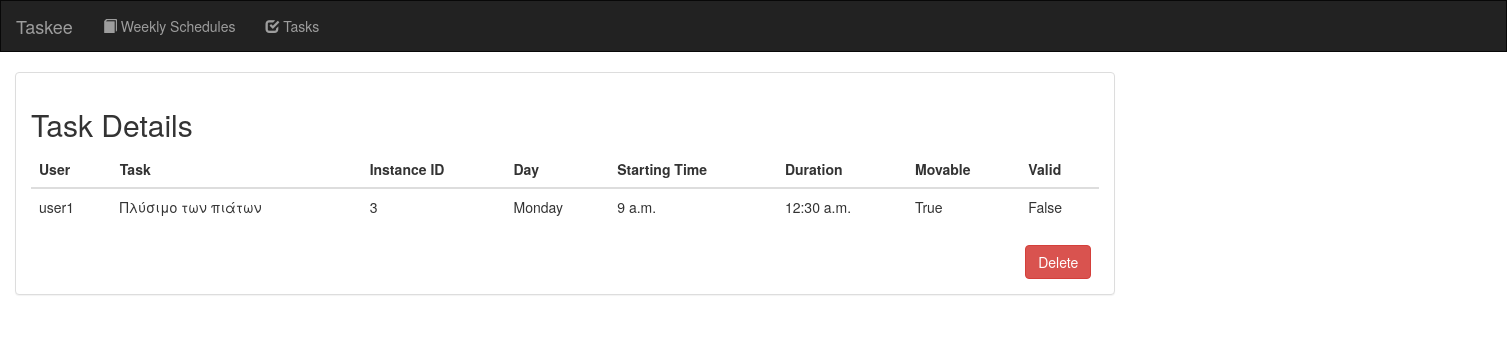
The page /weeklySchedule/17/ on the database its author committed.
### taskmanager/models.py (models this page shows, shortened)
class WeeklySchedule(models.Model):
    user = models.ForeignKey(User, on_delete=models.CASCADE)
    task = models.ForeignKey(Task, on_delete=models.CASCADE, default=1)
    instanceId = models.IntegerField(default=1)
    day = models.ForeignKey(Day, on_delete=models.CASCADE, default=1)
    startingTime = models.TimeField()
    duration = models.TimeField()
    canMove = models.BooleanField(default=False)
    valid = models.BooleanField(default=False)

class Task(models.Model):
    user = models.ForeignKey(User, on_delete=models.CASCADE)
    name = models.CharField(max_length=250)
    type = models.ForeignKey(TaskType, on_delete=models.CASCADE, default=1)
    place = models.CharField(max_length=250)
    notes = models.CharField(max_length=1000)

class Day(models.Model):
    name = models.CharField(max_length=9)
    def __str__(self): return self.name

### taskmanager/views.py (the view)
# urls.py: url(r'^weeklySchedule/(?P<pk>[0-9]+)/$', views.WeeklyScheduleDetailView.as_view(), name='weeklyScheduleDetails'),
class WeeklyScheduleDetailView(generic.DetailView):
    model = WeeklySchedule
    template_name = 'taskmanager/weeklyScheduleDetails.html'
    context_object_name = 'weeklySchedule'

### templates/taskmanager/weeklyScheduleDetails.html (shortened to what this page needs)
{% extends 'base.html' %}
{% block body %}
    <div class="container-fluid songs-container">
        <div class="row">
            <div class="col-sm-8 col-md-9">
                <div class="panel panel-default">
                    <div class="panel-body">
                        <h2>Task Details</h2>
                        <table class="table">
                            <thead>
                            <tr>
                                <th>User</th>
                                <th>Task</th>
                                <th>Instance ID</th>
                                <th>Day</th>
                                <th>Starting Time</th>
                                <th>Duration</th>
                                <th>Movable</th>
                                <th>Valid</th>
                            </tr>
                            </thead>
                            <tbody>
                            <tr>
                                <td>{{ weeklySchedule.user }}</td>
                                <td>{{ weeklySchedule.task.name }}</td>
                                <td>{{ weeklySchedule.instanceId }}</td>
                                <td>{{ weeklySchedule.day }}</td>
                                <td>{{ weeklySchedule.startingTime }}</td>
                                <td>{{ weeklySchedule.duration }}</td>
                                <td>{{ weeklySchedule.canMove }}</td>
                                <td>{{ weeklySchedule.valid }}</td>
                            </tr>
                            </tbody>
                        </table>
                        <div class="form-group">
                            <div class="col-sm-offset-11 col-sm-10">
                                <a href="{% url 'taskmanager:weeklyScheduleDelete' weeklySchedule.pk %}">
                                    <button type="submit" class="btn btn-danger">Delete</button>
                                </a>
                            </div>
                        </div>
                    </div>
                </div>
            </div>
        </div>
    </div>
{% endblock %}

### staticfiles/css/style.css (style rules this page uses)
body { background-color: white; }

### rows shown on the page
WeeklySchedule: user "user1", task.name "Πλύσιμο των πιάτων", instanceId "3", day "Monday", startingTime "9 a.m.", duration "12:30 a.m.", canMove "True", valid "False"
